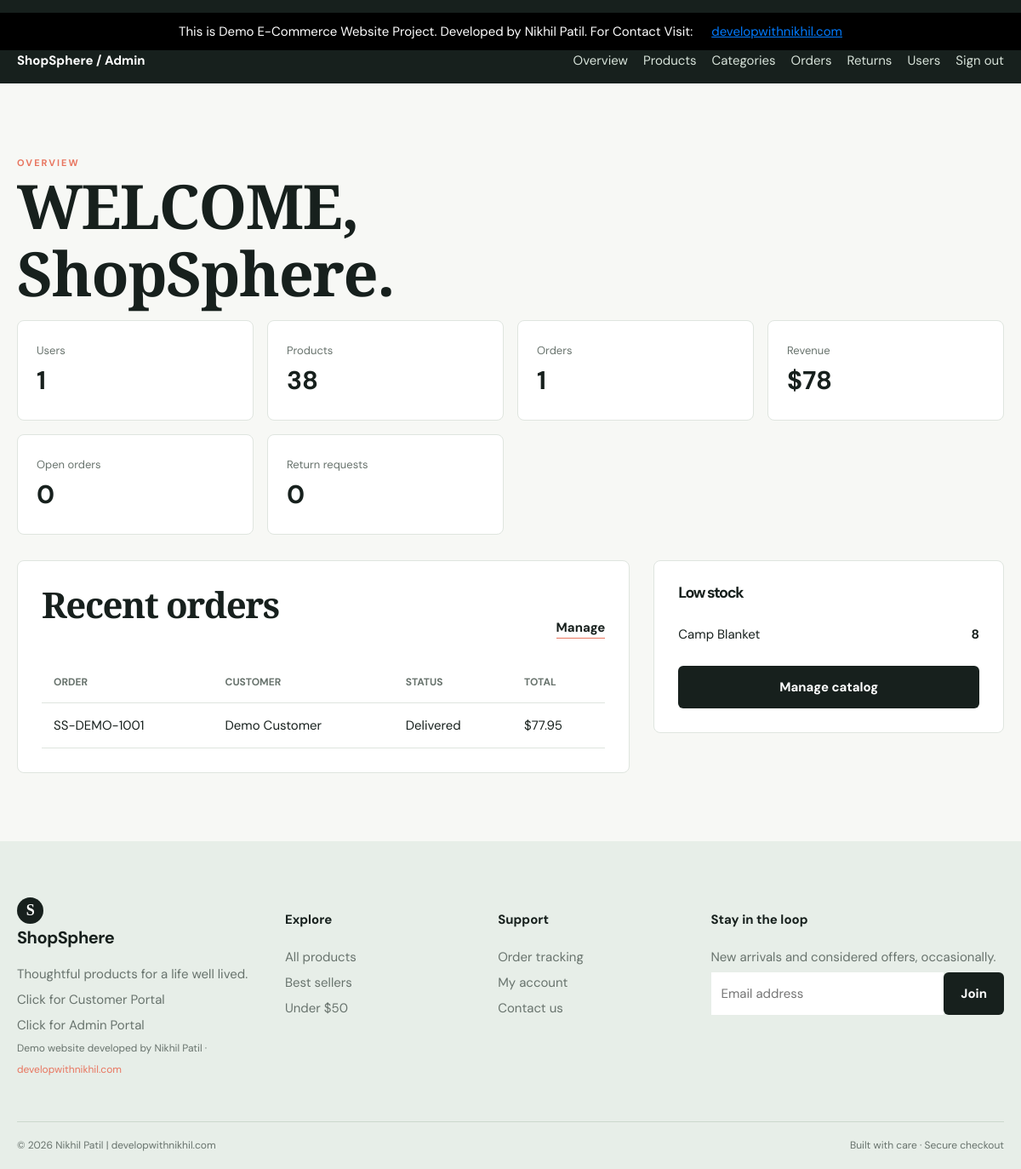
The page /admin/index.php (signed in) on the database its author committed.
### tables this page shows
CREATE TABLE orders (id INT UNSIGNED AUTO_INCREMENT PRIMARY KEY, order_number VARCHAR(30) NOT NULL UNIQUE, user_id INT UNSIGNED NOT NULL, status ENUM('Pending','Confirmed','Processing','Shipped','Delivered','Refunded','Cancelled') DEFAULT 'Pending', subtotal DECIMAL(10,2) NOT NULL, shipping DECIMAL(10,2) NOT NULL, discount DECIMAL(10,2) DEFAULT 0, total DECIMAL(10,2) NOT NULL, payment_method VARCHAR(40) NOT NULL, billing_json JSON NOT NULL, created_at TIMESTAMP DEFAULT CURRENT_TIMESTAMP, FOREIGN KEY(user_id) REFERENCES users(id), INDEX(user_id,status));

CREATE TABLE users (id INT UNSIGNED AUTO_INCREMENT PRIMARY KEY, name VARCHAR(120) NOT NULL, email VARCHAR(190) NOT NULL UNIQUE, phone VARCHAR(30), full_name VARCHAR(120) NULL, address VARCHAR(255) NULL, city VARCHAR(80) NULL, state VARCHAR(80) NULL, postal_code VARCHAR(20) NULL, country VARCHAR(80) NULL, profile_image VARCHAR(500) NULL, profile_image_data MEDIUMBLOB NULL, profile_image_mime VARCHAR(50) NULL, password_hash VARCHAR(255) NOT NULL, created_at TIMESTAMP DEFAULT CURRENT_TIMESTAMP, updated_at TIMESTAMP DEFAULT CURRENT_TIMESTAMP ON UPDATE CURRENT_TIMESTAMP, INDEX(email));

CREATE TABLE products (id INT UNSIGNED AUTO_INCREMENT PRIMARY KEY, category_id INT UNSIGNED NOT NULL, brand_id INT UNSIGNED NULL, name VARCHAR(180) NOT NULL, slug VARCHAR(200) NOT NULL UNIQUE, description TEXT NOT NULL, specifications JSON NULL, image_url VARCHAR(500) NOT NULL, price DECIMAL(10,2) NOT NULL, compare_price DECIMAL(10,2) NULL, stock INT NOT NULL DEFAULT 0, rating DECIMAL(2,1) NOT NULL DEFAULT 4.5, sold_count INT NOT NULL DEFAULT 0, is_active TINYINT(1) NOT NULL DEFAULT 1, created_at TIMESTAMP DEFAULT CURRENT_TIMESTAMP, FOREIGN KEY(category_id) REFERENCES categories(id), FOREIGN KEY(brand_id) REFERENCES brands(id), INDEX(category_id), INDEX(price));

### includes/functions.php (called while the page is built, shortened)
<?php
require_once __DIR__ . '/../config/database.php';
function e(?string $value): string
{
    return htmlspecialchars($value ?? '', ENT_QUOTES, 'UTF-8');
}

### config/database.php (called while the page is built, shortened)
<?php
function db(): PDO
{
    static $connection;
    if (!$connection) {
        $connection = new PDO(
            'mysql:host=' . DB_HOST . ';dbname=' . DB_NAME . ';charset=utf8mb4',
            DB_USER,
            DB_PASS,
            [
                PDO::ATTR_ERRMODE => PDO::ERRMODE_EXCEPTION,
                PDO::ATTR_DEFAULT_FETCH_MODE => PDO::FETCH_ASSOC,
                PDO::ATTR_EMULATE_PREPARES => false,
            ]
        );
    }
    return $connection;
}

### admin/index.php (the view, shortened to what this page needs)
<?php require '../includes/functions.php';
$stats = ['users' => db()->query('SELECT COUNT(*) FROM users')->fetchColumn(), 'products' => db()->query('SELECT COUNT(*) FROM products')->fetchColumn(), 'orders' => db()->query('SELECT COUNT(*) FROM orders')->fetchColumn(), 'revenue' => db()->query('SELECT COALESCE(SUM(total),0) FROM orders WHERE status<>"Cancelled"')->fetchColumn(), 'pending' => db()->query('SELECT COUNT(*) FROM orders WHERE status IN ("Pending","Confirmed","Processing")')->fetchColumn(), 'returns' => db()->query('SELECT COUNT(*) FROM returns WHERE status="Requested"')->fetchColumn()];
$recent = db()->query('SELECT o.*,u.name FROM orders o JOIN users u ON u.id=o.user_id ORDER BY o.created_at DESC LIMIT 8')->fetchAll();
$low = db()->query('SELECT name,stock FROM products WHERE stock<10 ORDER BY stock')->fetchAll();
require '../includes/header.php'; ?><div class="admin-nav">
    <div style="background-color: black;color: white;padding: 10px;text-align: center;">This is Demo E-Commerce Website Project. Developed by Nikhil Patil. For Contact Visit: <a href="https://developwithnikhil.com" target="_blank" style="color: #007bff;text-decoration: underline;">developwithnikhil.com</a></div>
    <div class="container"><strong>ShopSphere / Admin</strong>
        <nav><a href="index.php">Overview</a><a href="products.php">Products</a><a href="categories.php">Categories</a><a href="orders.php">Orders</a><a href="returns.php">Returns</a><a href="users.php">Users</a><a href="logout.php">Sign out</a></nav>
    </div>
</div>
<section class="section">
    <div class="container"><span class="eyebrow">Overview</span>
        <h1>WELCOME, <?= e(explode(' ', $_SESSION['admin']['name'])[0]) ?>.</h1>
        <div class="stats">
            <div class="stat"><span class="product-meta">Users</span><strong><?= $stats['users'] ?></strong></div>
            <div class="stat"><span class="product-meta">Products</span><strong><?= $stats['products'] ?></strong></div>
            <div class="stat"><span class="product-meta">Orders</span><strong><?= $stats['orders'] ?></strong></div>
            <div class="stat"><span class="product-meta">Revenue</span><strong>$<?= number_format((float)$stats['revenue'], 0) ?></strong></div>
            <div class="stat"><span class="product-meta">Open orders</span><strong><?= $stats['pending'] ?></strong></div>
            <div class="stat"><span class="product-meta">Return requests</span><strong><?= $stats['returns'] ?></strong></div>
        </div>
        <div class="checkout-layout" style="margin-top:30px">
            <div class="form-panel">
                <div class="section-head">
                    <h2>Recent orders</h2><a class="text-link" href="orders.php">Manage</a>
                </div>
                <div class="responsive-table">
                    <table class="data-table">
                        <thead>
                            <tr>
                                <th>Order</th>
                                <th>Customer</th>
                                <th>Status</th>
                                <th>Total</th>
                            </tr>
                        </thead>
                        <tbody><?php foreach ($recent as $order): ?><tr>
                                    <td><?= e($order['order_number']) ?></td>
                                    <td><?= e($order['name']) ?></td>
                                    <td><?= e($order['status']) ?></td>
                                    <td>$<?= number_format($order['total'], 2) ?></td>
                                </tr><?php endforeach; ?></tbody>
                    </table>
                </div>
            </div>
            <aside class="summary">
                <h3>Low stock</h3><?php foreach ($low as $item): ?><div class="summary-row"><span><?= e($item['name']) ?></span><strong><?= $item['stock'] ?></strong></div><?php endforeach; ?><?php if (!$low): ?><p class="product-meta">Everything is well stocked.</p><?php endif; ?><a class="button button-dark" style="width:100%;margin-top:15px" href="products.php">Manage catalog</a>
            </aside>
        </div>
    </div>
</section><?php require '../includes/footer.php'; ?>

### assets/css/style.css (style rules this page uses)
:root { --ink: #17201d; --muted: #68736d; --paper: #f7f8f5; --white: #fff; --line: #dfe5df; --sage: #dce8df; --green: #35604a; --coral: #e8755f; --gold: #d5a952; --shadow: 0 18px 50px rgba(23, 32, 29, 0.09); }
* { box-sizing: border-box; }
html { scroll-behavior: smooth; }
body { margin: 0; background: var(--paper); color: var(--ink); font: 15px "DM Sans", sans-serif; line-height: 1.6; }
a { color: inherit; text-decoration: none; }
.container { width: min(1160px, calc(100% - 40px)); margin: auto; }
.eyebrow { text-transform: uppercase; letter-spacing: 2px; font-size: 11px; font-weight: 700; color: var(--coral); }
h1, h2, h3 { line-height: 1.1; margin: 0 0 16px; letter-spacing: -1.4px; }
h1, h2 { font-family: "Playfair Display", Georgia, serif; }
h1 { font-size: clamp(45px, 6vw, 76px); max-width: 650px; }
h2 { font-size: 42px; }
h3 { font-size: 18px; }
.button { display: inline-flex; align-items: center; justify-content: center; border: 1px solid transparent; border-radius: 6px; padding: 12px 19px; font-weight: 700; transition: 0.2s; gap: 8px; }
.button-dark { background: var(--ink); color: white; }
.section { padding: 80px 0; }
.section-head { display: flex; justify-content: space-between; align-items: end; margin-bottom: 28px; }
.text-link { font-weight: 700; border-bottom: 1px solid var(--coral); }
.product-meta { color: var(--muted); font-size: 13px; }
.form-panel, .summary, .table-wrap { background: white; border: 1px solid var(--line); border-radius: 8px; padding: 28px; }
.cart-layout, .checkout-layout { display: grid; grid-template-columns: 1.4fr 0.8fr; gap: 28px; }
.summary { height: max-content; position: sticky; top: 95px; }
.summary-row { display: flex; justify-content: space-between; padding: 10px 0; }
.admin-nav { background: var(--ink); color: #fff; padding: 15px 0; }
.admin-nav .container { display: flex; justify-content: space-between; align-items: center; }
.admin-nav a { margin-left: 18px; color: #d8e3da; }
.stats { display: grid; grid-template-columns: repeat(4, 1fr); gap: 16px; }
.stat { background: white; border: 1px solid var(--line); padding: 22px; border-radius: 8px; }
.stat strong { display: block; font-size: 30px; }
.responsive-table { overflow: auto; }
.data-table { width: 100%; border-collapse: collapse; }
.data-table th, .data-table td { text-align: left; padding: 14px; border-bottom: 1px solid var(--line); white-space: nowrap; }
.data-table th { color: var(--muted); font-size: 12px; text-transform: uppercase; }

### rows shown on the page
orders: total "78", order_number "SS-DEMO-1001", user.name "Demo Customer", status "Delivered", total "77.95"
products: name "Camp Blanket", stock "8"

### other values the page prints
explode(' ', $_SESSION['admin']['name'])[0] "ShopSphere"
$stats['users'] "1"
$stats['products'] "38"
$stats['orders'] "1"
$stats['pending'] "0"
$stats['returns'] "0"
